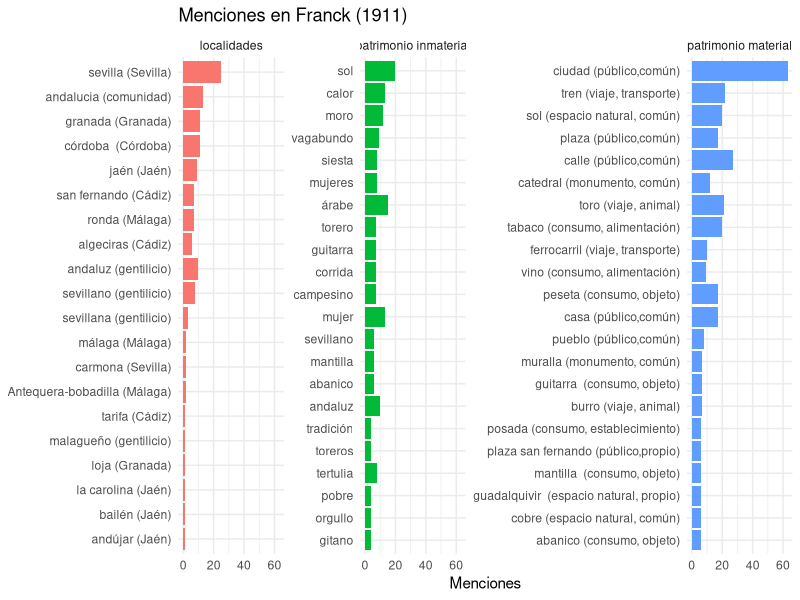
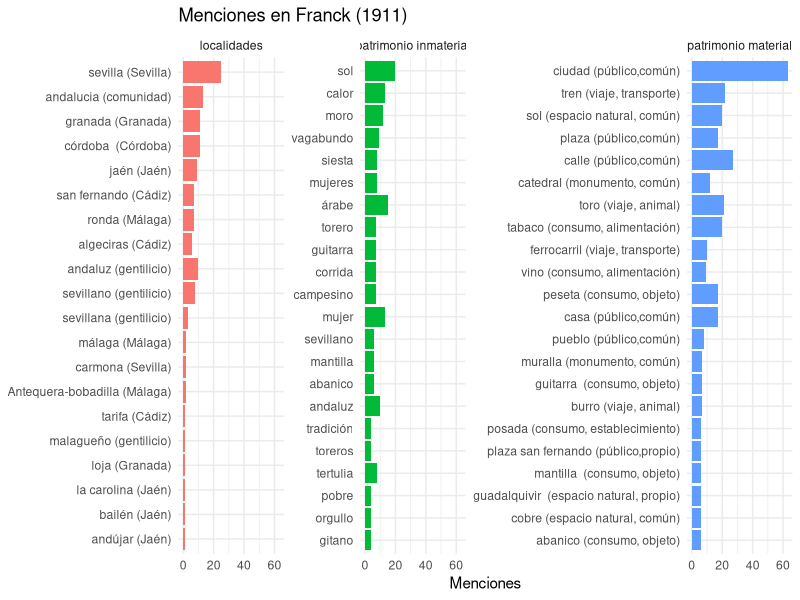

Generate these figures, in order, with R:
# CCOMPROBACIONES PREVIAS
#primer paso: Ver la ruta
getwd()
#segundo paso: ver si están los documentos csv
list.files()
#tercer paso: cargar el relato
relato <- readLines("1911_Franck_four_months.txt", encoding = "UTF-8")
#COMIENZO DE LAS OPERACIONES PARA AJUSTARSE A R
#cuarto paso: cambio de estructura para trabajar con R
libro <- paste(relato, collapse = " ")
#quinto paso: todo a minúscula para trabajar con R
#OJO, no se hace con tidytext, porque no nos interesa para la lista csv que queremos cruzar, pues son palabras compuestas
# Y el paquete tidytexto incluye el tokenizador y separaría las palabras compuestas
#por tanto, se usa la función independiente de tolower
#tokenizar se reserva para el análisis de sentimientos
libro_previo <- tolower(libro) 
#sexto paso: se instala el ecosistema tidyverse que incluye los paquetes y sus funciones para las operaciones
install.packages("tidyverse")
#Una vez instalado, se carga
library("tidyverse") 
#AHORA LAS OPERACIONES CON LOS TRES CSV (LOCALIIDADES, PATRIMONIO MATERIAL E INMATERIAL)
#septimo paso: se cargan sin necesidad de caragr el paquete readr, pues ya está instalado e incluido en tidyverse
localidades <- read_csv("localidades_normalizacion.csv")
View(localidades)
patrimonio_material <- read_csv("patrimonio_material_normalizacion.csv")
View(patrimonio_material)
patrimonio_inmaterial <- read_csv("patrimonio_inmaterial_normalizacion.csv")
View(patrimonio_inmaterial) 
#octavo paso: se hacen las operaciones, una por cada csv
#se usa las mismas funciones de los paquetes de tidyverse, como dplyr, magrittr, readr o stringr
#localidades
resultado <- localidades %>%
  mutate(menciones = str_count(libro_previo, paste0("\\b", variantes, "\\b"))) %>%
  filter(menciones > 0) %>%
  arrange(desc(menciones))
# lo visualizamos en la tabla
View(resultado)
#mismo proceso con patrimonio material
resultado_material <- patrimonio_material %>%
  mutate(menciones = str_count(libro_previo, paste0("\\b", variantes, "\\b"))) %>%
  filter(menciones > 0) %>%
  arrange(desc(menciones))
#visualizamos el resultado
View(resultado_material)
#mismo proceso con patrimonio inmaterial
resultado_inmaterial <- patrimonio_inmaterial %>%
  mutate(menciones = str_count(libro_previo, paste0("\\b", variantes, "\\b"))) %>%
  filter(menciones > 0) %>%
  arrange(desc(menciones))
#visualizamos el resultado
View(resultado_inmaterial)
#noveno paso: se exportan los resultados de cada uno fuera de R
#localidades
write_csv(resultado, "resultado_localidades_Franck.csv") 
#patrimonio material
write_csv(resultado_material, "resultado_material_Franck.csv")
#patrimonio inmaterial
write_csv(resultado_inmaterial, "resultado_inmaterial_Franck.csv") 
#décimo paso: creación de gráficas conjuntas en mismo espacio, pero manteninedo cada una su integridad
resultado <- resultado %>% mutate(tipo = "localidades") 
resultado_material <- resultado_material %>% mutate(tipo = "patrimonio material")
resultado_inmaterial <- resultado_inmaterial %>% mutate(tipo = "patrimonio inmaterial") 
#se une la nueva tabla apra cada uno
todo <- bind_rows(resultado, resultado_material, resultado_inmaterial)
#undécimo paso: representación visual de la gráfica
top25 <- todo %>%
  group_by(tipo) %>%
  slice_max(menciones, n = 25) %>%
  ungroup()
#duodécimo paso y últtimo que une todo lo anterior del preoceso de gráfica
#crecaicón definitiva con nuevas funciones y nuevo paquete diferente:ggplot
ggplot(top25, aes(x = reorder(principal, menciones), y = menciones, fill = tipo)) +
  geom_col() +
  coord_flip() +
  facet_wrap(~tipo, scales = "free_y") +
  labs(title = "Menciones en Franck (1911)",
       x = NULL, y = "Menciones") +
  theme_minimal() +
  theme(legend.position = "none")
#dédimotercer paso o epílogo: exportación a imagen
ggsave("grafica_Franck.png", width = 12, height = 8) 
